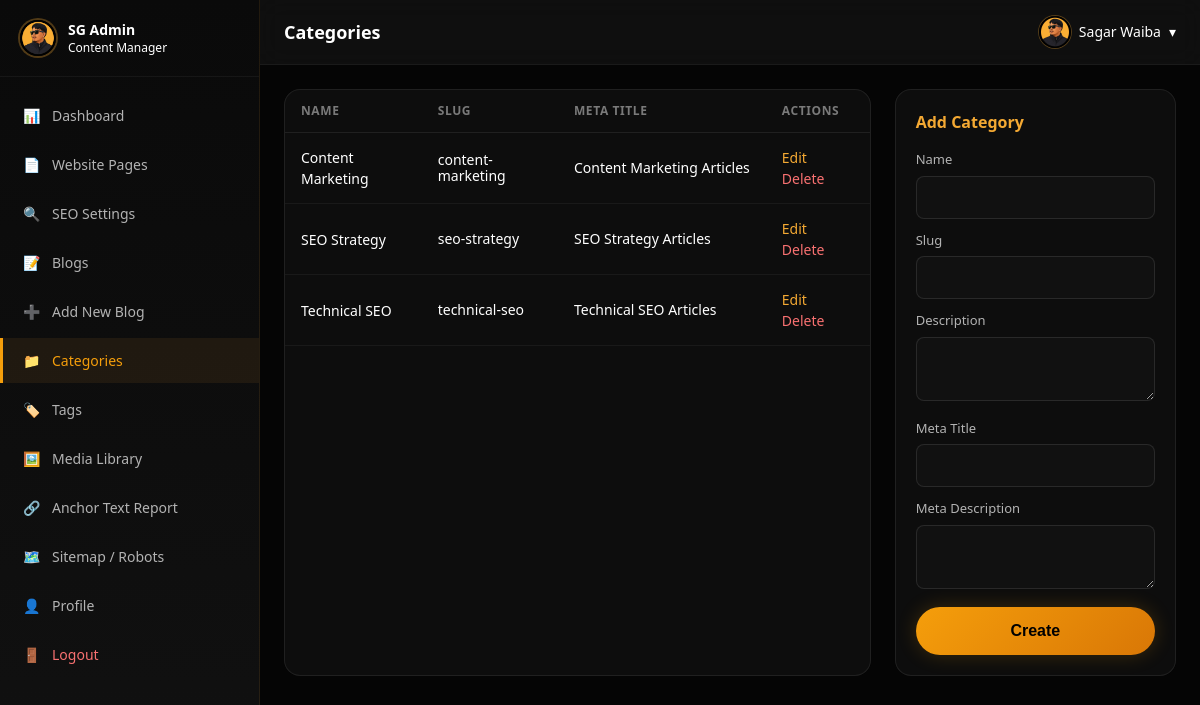
/admin/categories/index.php (signed in), run on the app's committed database.
### tables this page shows
CREATE TABLE IF NOT EXISTS blog_categories (
    id INT UNSIGNED AUTO_INCREMENT PRIMARY KEY,
    name VARCHAR(150) NOT NULL,
    slug VARCHAR(150) NOT NULL UNIQUE,
    description TEXT NULL,
    meta_title VARCHAR(255) NULL,
    meta_description TEXT NULL,
    status ENUM('active','inactive') DEFAULT 'active',
    created_at TIMESTAMP DEFAULT CURRENT_TIMESTAMP,
    updated_at TIMESTAMP DEFAULT CURRENT_TIMESTAMP ON UPDATE CURRENT_TIMESTAMP
);

### app/Core/helpers.php (called while the page is built, shortened)
<?php
function e(?string $value): string
{
    return htmlspecialchars($value ?? '', ENT_QUOTES, 'UTF-8');
}

### admin/categories/index.php (the view, shortened to what this page needs)
<?php
require_once __DIR__ . '/../includes/header.php';
$db = get_db();
$categories = $db->query('SELECT * FROM blog_categories ORDER BY name')->fetchAll();
$edit = null;
?>
<div class="grid grid-cols-1 lg:grid-cols-3 gap-6">
    <div class="lg:col-span-2 sg-card overflow-hidden">
        <table class="sg-table">
            <thead><tr><th>Name</th><th>Slug</th><th>Meta Title</th><th>Actions</th></tr></thead>
            <tbody>
                <?php foreach ($categories as $c): ?>
                <tr>
                    <td><?= e($c['name']) ?></td>
                    <td class="text-textMuted text-xs"><?= e($c['slug']) ?></td>
                    <td class="text-sm truncate max-w-xs"><?= e($c['meta_title']) ?></td>
                    <td>
                        <a href="?edit=<?= $c['id'] ?>" class="text-accent text-sm mr-2">Edit</a>
                        <form method="POST" class="inline" onsubmit="return confirm('Delete?')"><?= CSRF::field() ?><input type="hidden" name="delete_id" value="<?= $c['id'] ?>"><button class="text-red-400 text-sm">Delete</button></form>
                    </td>
                </tr>
                <?php endforeach; ?>
            </tbody>
        </table>
    </div>
    <div class="sg-card p-5">
        <h3 class="font-heading font-bold text-accent mb-4"><?= $edit ? 'Edit' : 'Add' ?> Category</h3>
        <form method="POST" class="space-y-3">
            <div><label class="sg-form-label">Name</label><input name="name" value="<?= e($edit['name'] ?? '') ?>" required class="sg-form-input"></div>
            <div><label class="sg-form-label">Slug</label><input name="slug" value="<?= e($edit['slug'] ?? '') ?>" class="sg-form-input"></div>
            <div><label class="sg-form-label">Description</label><textarea name="description" rows="2" class="sg-form-input"><?= e($edit['description'] ?? '') ?></textarea></div>
            <div><label class="sg-form-label">Meta Title</label><input name="meta_title" value="<?= e($edit['meta_title'] ?? '') ?>" class="sg-form-input"></div>
            <div><label class="sg-form-label">Meta Description</label><textarea name="meta_description" rows="2" class="sg-form-input"><?= e($edit['meta_description'] ?? '') ?></textarea></div>
            <button type="submit" class="sg-btn-primary w-full"><?= $edit ? 'Update' : 'Create' ?></button>
        </form>
    </div>
</div>
<?php require_once __DIR__ . '/../includes/footer.php'; ?>

### assets/css/style.css (style rules this page uses)
:root { --sg-primary: #080808; --sg-accent: #f59e0b; --sg-accent-light: #fbbf24; --sg-accent-dark: #d97706; --sg-text-primary: #f5f5f5; --sg-text-muted: #9ca3af; --sg-border: rgba(255,255,255,0.08); --sg-border-amber: rgba(245,158,11,0.32); --sg-glow: rgba(245,158,11,0.25); --sg-card: rgba(18,18,18,0.7); }
.sg-card { background: var(--sg-card); border: 1px solid var(--sg-border); border-radius: 16px; backdrop-filter: blur(12px); transition: all 0.3s cubic-bezier(0.4, 0, 0.2, 1); }
.sg-btn-primary { display: inline-flex; align-items: center; justify-content: center; padding: 0.75rem 2rem; border-radius: 9999px; background: linear-gradient(135deg, var(--sg-accent), var(--sg-accent-dark)); color: #000; font-weight: 700; font-family: 'DM Sans', sans-serif; transition: all 0.3s ease; box-shadow: 0 0 20px rgba(245,158,11,0.2); }
.sg-admin-body { background: #050505; min-height: 100vh; }
.sg-form-input { width: 100%; background: #111; border: 1px solid rgba(255,255,255,0.1); border-radius: 8px; padding: 0.625rem 0.875rem; color: #fff; font-size: 0.875rem; transition: border-color 0.2s; }
.sg-form-label { display: block; font-size: 0.8125rem; font-weight: 500; color: #B3B3B3; margin-bottom: 0.375rem; }
.sg-table { width: 100%; border-collapse: collapse; }
.sg-table th { text-align: left; padding: 0.75rem 1rem; font-size: 0.75rem; text-transform: uppercase; letter-spacing: 0.05em; color: #7A7A7A; border-bottom: 1px solid rgba(255,255,255,0.08); }
.sg-table td { padding: 0.875rem 1rem; border-bottom: 1px solid rgba(255,255,255,0.05); font-size: 0.875rem; }

### data on the page
blog_categories: name "Content Marketing", slug "content-marketing", meta_title "Content Marketing Articles"
blog_categories: name "SEO Strategy", slug "seo-strategy", meta_title "SEO Strategy Articles"
blog_categories: name "Technical SEO", slug "technical-seo", meta_title "Technical SEO Articles"

### other printed values
$icon "📊"
$label "Dashboard"
$icon "📄"
$label "Website Pages"
$icon "🔍"
$label "SEO Settings"
$icon "📝"
$label "Blogs"
$icon "➕"
$label "Add New Blog"
$icon "📁"
$label "Categories"
$icon "🏷️"
$label "Tags"
$icon "🖼️"
